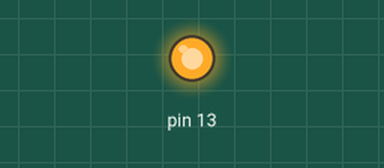
A sketch run on a simulated Arduino Uno, built with avr-gcc and run on an emulated ATmega328P. Shown: output pins drawn as LEDs (lit = HIGH).

Above: at 0.12 s.
At 18.5 s:
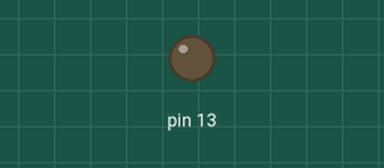
Timing chart, 0 to 26.0 s (numbered marks = the images above):
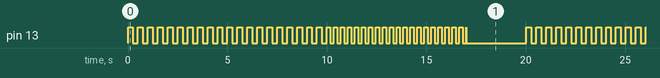

The sketch:

blinky_13.ino
```cpp
#define IOPIN 13;

const int led = IOPIN;

void setup()
{
  pinMode(led, OUTPUT);
}

void loop()
{
  for(int i =0; i <20; i++)
  {

    digitalWrite(led, HIGH);
    delay(250);
    digitalWrite(led, LOW);
    delay(250);
  }


  for(int i =0; i <20; i++)
  {

    digitalWrite(led, HIGH);
    delay(175);
    digitalWrite(led, LOW);
    delay(175);
  }
  for(int i=0; i<20; i++);
  {
    digitalWrite(led, HIGH);
    delay(17);
    digitalWrite(led, LOW);
    delay(17);
  }

  delay(3000);
}
```

Measured:
- by itself, pin 13: moves between LOW and HIGH, repeating every 20.0 s
- by itself, everything shown: repeats every 20.0 s, in 80 steps
